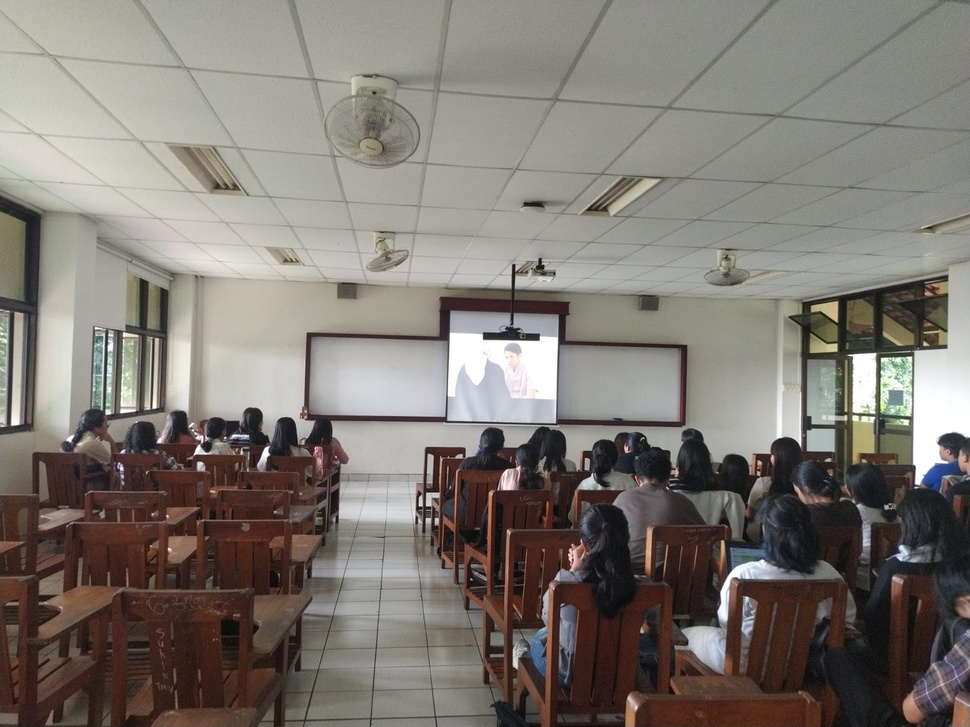
#> input picture Week 1/image.jpeg, 970 x 727 px, shrunk from 1600 x 1200 before the run
$ python 'Latihan 1.py'
#> lines starting #> are read from the running program, lines starting #| are printed output that depends on the picture
import cv2
import matplotlib.pyplot as plt

img = cv2.imread('image.jpeg')
#> img is the input picture: shape (727, 970, 3); mean B, G, R 114.1, 120.3, 126.4
img = cv2.cvtColor(img, cv2.COLOR_BGR2RGB)
gray = cv2.cvtColor(img, cv2.COLOR_BGR2GRAY)
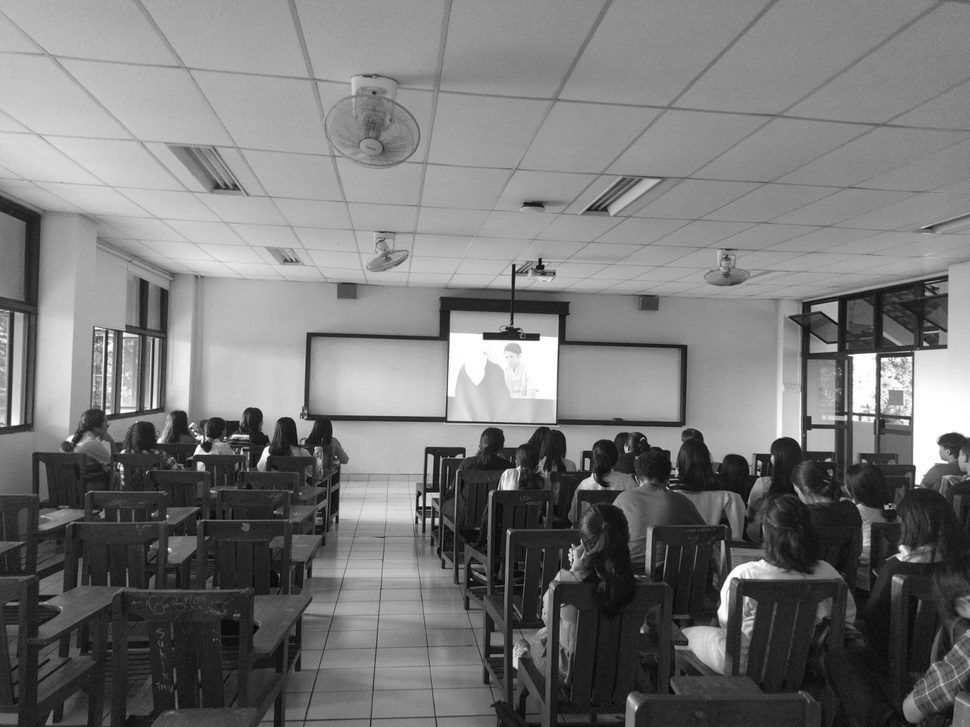
#> gray: shape (727, 970); min 3, max 255, mean 119.2

plt.figure(figsize=(12, 12))
plt.subplot(1, 2, 1)
plt.imshow(img)
plt.subplot(1, 2, 2)
plt.imshow(gray)
plt.waitforbuttonpress()
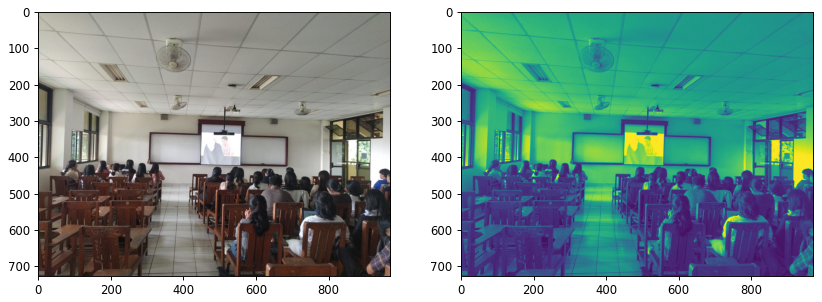
#> figure drawn by matplotlib, 2 panels
